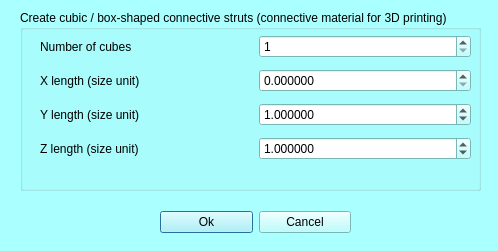
<?xml version="1.0" encoding="UTF-8"?>
<ui version="4.0">
 <class>mqCubeDialog</class>
 <widget class="QDialog" name="mqCubeDialog">
  <property name="geometry">
   <rect>
    <x>0</x>
    <y>0</y>
    <width>498</width>
    <height>251</height>
   </rect>
  </property>
  <property name="palette">
   <palette>
    <active>
     <colorrole role="WindowText">
      <brush brushstyle="SolidPattern">
       <color alpha="255">
        <red>0</red>
        <green>0</green>
        <blue>0</blue>
       </color>
      </brush>
     </colorrole>
     <colorrole role="Button">
      <brush brushstyle="SolidPattern">
       <color alpha="255">
        <red>170</red>
        <green>255</green>
        <blue>255</blue>
       </color>
      </brush>
     </colorrole>
     <colorrole role="Light">
      <brush brushstyle="SolidPattern">
       <color alpha="255">
        <red>255</red>
        <green>255</green>
        <blue>255</blue>
       </color>
      </brush>
     </colorrole>
     <colorrole role="Midlight">
      <brush brushstyle="SolidPattern">
       <color alpha="255">
        <red>212</red>
        <green>255</green>
        <blue>255</blue>
       </color>
      </brush>
     </colorrole>
     <colorrole role="Dark">
      <brush brushstyle="SolidPattern">
       <color alpha="255">
        <red>85</red>
        <green>127</green>
        <blue>127</blue>
       </color>
      </brush>
     </colorrole>
     <colorrole role="Mid">
      <brush brushstyle="SolidPattern">
       <color alpha="255">
        <red>113</red>
        <green>170</green>
        <blue>170</blue>
       </color>
      </brush>
     </colorrole>
     <colorrole role="Text">
      <brush brushstyle="SolidPattern">
       <color alpha="255">
        <red>0</red>
        <green>0</green>
        <blue>0</blue>
       </color>
      </brush>
     </colorrole>
     <colorrole role="BrightText">
      <brush brushstyle="SolidPattern">
       <color alpha="255">
        <red>255</red>
        <green>255</green>
        <blue>255</blue>
       </color>
      </brush>
     </colorrole>
     <colorrole role="ButtonText">
      <brush brushstyle="SolidPattern">
       <color alpha="255">
        <red>0</red>
        <green>0</green>
        <blue>0</blue>
       </color>
      </brush>
     </colorrole>
     <colorrole role="Base">
      <brush brushstyle="SolidPattern">
       <color alpha="255">
        <red>255</red>
        <green>255</green>
        <blue>255</blue>
       </color>
      </brush>
     </colorrole>
     <colorrole role="Window">
      <brush brushstyle="SolidPattern">
       <color alpha="255">
        <red>170</red>
        <green>255</green>
        <blue>255</blue>
       </color>
      </brush>
     </colorrole>
     <colorrole role="Shadow">
      <brush brushstyle="SolidPattern">
       <color alpha="255">
        <red>0</red>
        <green>0</green>
        <blue>0</blue>
       </color>
      </brush>
     </colorrole>
     <colorrole role="AlternateBase">
      <brush brushstyle="SolidPattern">
       <color alpha="255">
        <red>212</red>
        <green>255</green>
        <blue>255</blue>
       </color>
      </brush>
     </colorrole>
     <colorrole role="ToolTipBase">
      <brush brushstyle="SolidPattern">
       <color alpha="255">
        <red>255</red>
        <green>255</green>
        <blue>220</blue>
       </color>
      </brush>
     </colorrole>
     <colorrole role="ToolTipText">
      <brush brushstyle="SolidPattern">
       <color alpha="255">
        <red>0</red>
        <green>0</green>
        <blue>0</blue>
       </color>
      </brush>
     </colorrole>
    </active>
    <inactive>
     <colorrole role="WindowText">
      <brush brushstyle="SolidPattern">
       <color alpha="255">
        <red>0</red>
        <green>0</green>
        <blue>0</blue>
       </color>
      </brush>
     </colorrole>
     <colorrole role="Button">
      <brush brushstyle="SolidPattern">
       <color alpha="255">
        <red>170</red>
        <green>255</green>
        <blue>255</blue>
       </color>
      </brush>
     </colorrole>
     <colorrole role="Light">
      <brush brushstyle="SolidPattern">
       <color alpha="255">
        <red>255</red>
        <green>255</green>
        <blue>255</blue>
       </color>
      </brush>
     </colorrole>
     <colorrole role="Midlight">
      <brush brushstyle="SolidPattern">
       <color alpha="255">
        <red>212</red>
        <green>255</green>
        <blue>255</blue>
       </color>
      </brush>
     </colorrole>
     <colorrole role="Dark">
      <brush brushstyle="SolidPattern">
       <color alpha="255">
        <red>85</red>
        <green>127</green>
        <blue>127</blue>
       </color>
      </brush>
     </colorrole>
     <colorrole role="Mid">
      <brush brushstyle="SolidPattern">
       <color alpha="255">
        <red>113</red>
        <green>170</green>
        <blue>170</blue>
       </color>
      </brush>
     </colorrole>
     <colorrole role="Text">
      <brush brushstyle="SolidPattern">
       <color alpha="255">
        <red>0</red>
        <green>0</green>
        <blue>0</blue>
       </color>
      </brush>
     </colorrole>
     <colorrole role="BrightText">
      <brush brushstyle="SolidPattern">
       <color alpha="255">
        <red>255</red>
        <green>255</green>
        <blue>255</blue>
       </color>
      </brush>
     </colorrole>
     <colorrole role="ButtonText">
      <brush brushstyle="SolidPattern">
       <color alpha="255">
        <red>0</red>
        <green>0</green>
        <blue>0</blue>
       </color>
      </brush>
     </colorrole>
     <colorrole role="Base">
      <brush brushstyle="SolidPattern">
       <color alpha="255">
        <red>255</red>
        <green>255</green>
        <blue>255</blue>
       </color>
      </brush>
     </colorrole>
     <colorrole role="Window">
      <brush brushstyle="SolidPattern">
       <color alpha="255">
        <red>170</red>
        <green>255</green>
        <blue>255</blue>
       </color>
      </brush>
     </colorrole>
     <colorrole role="Shadow">
      <brush brushstyle="SolidPattern">
       <color alpha="255">
        <red>0</red>
        <green>0</green>
        <blue>0</blue>
       </color>
      </brush>
     </colorrole>
     <colorrole role="AlternateBase">
      <brush brushstyle="SolidPattern">
       <color alpha="255">
        <red>212</red>
        <green>255</green>
        <blue>255</blue>
       </color>
      </brush>
     </colorrole>
     <colorrole role="ToolTipBase">
      <brush brushstyle="SolidPattern">
       <color alpha="255">
        <red>255</red>
        <green>255</green>
        <blue>220</blue>
       </color>
      </brush>
     </colorrole>
     <colorrole role="ToolTipText">
      <brush brushstyle="SolidPattern">
       <color alpha="255">
        <red>0</red>
        <green>0</green>
        <blue>0</blue>
       </color>
      </brush>
     </colorrole>
    </inactive>
    <disabled>
     <colorrole role="WindowText">
      <brush brushstyle="SolidPattern">
       <color alpha="255">
        <red>85</red>
        <green>127</green>
        <blue>127</blue>
       </color>
      </brush>
     </colorrole>
     <colorrole role="Button">
      <brush brushstyle="SolidPattern">
       <color alpha="255">
        <red>170</red>
        <green>255</green>
        <blue>255</blue>
       </color>
      </brush>
     </colorrole>
     <colorrole role="Light">
      <brush brushstyle="SolidPattern">
       <color alpha="255">
        <red>255</red>
        <green>255</green>
        <blue>255</blue>
       </color>
      </brush>
     </colorrole>
     <colorrole role="Midlight">
      <brush brushstyle="SolidPattern">
       <color alpha="255">
        <red>212</red>
        <green>255</green>
        <blue>255</blue>
       </color>
      </brush>
     </colorrole>
     <colorrole role="Dark">
      <brush brushstyle="SolidPattern">
       <color alpha="255">
        <red>85</red>
        <green>127</green>
        <blue>127</blue>
       </color>
      </brush>
     </colorrole>
     <colorrole role="Mid">
      <brush brushstyle="SolidPattern">
       <color alpha="255">
        <red>113</red>
        <green>170</green>
        <blue>170</blue>
       </color>
      </brush>
     </colorrole>
     <colorrole role="Text">
      <brush brushstyle="SolidPattern">
       <color alpha="255">
        <red>85</red>
        <green>127</green>
        <blue>127</blue>
       </color>
      </brush>
     </colorrole>
     <colorrole role="BrightText">
      <brush brushstyle="SolidPattern">
       <color alpha="255">
        <red>255</red>
        <green>255</green>
        <blue>255</blue>
       </color>
      </brush>
     </colorrole>
     <colorrole role="ButtonText">
      <brush brushstyle="SolidPattern">
       <color alpha="255">
        <red>85</red>
        <green>127</green>
        <blue>127</blue>
       </color>
      </brush>
     </colorrole>
     <colorrole role="Base">
      <brush brushstyle="SolidPattern">
       <color alpha="255">
        <red>170</red>
        <green>255</green>
        <blue>255</blue>
       </color>
      </brush>
     </colorrole>
     <colorrole role="Window">
      <brush brushstyle="SolidPattern">
       <color alpha="255">
        <red>170</red>
        <green>255</green>
        <blue>255</blue>
       </color>
      </brush>
     </colorrole>
     <colorrole role="Shadow">
      <brush brushstyle="SolidPattern">
       <color alpha="255">
        <red>0</red>
        <green>0</green>
        <blue>0</blue>
       </color>
      </brush>
     </colorrole>
     <colorrole role="AlternateBase">
      <brush brushstyle="SolidPattern">
       <color alpha="255">
        <red>170</red>
        <green>255</green>
        <blue>255</blue>
       </color>
      </brush>
     </colorrole>
     <colorrole role="ToolTipBase">
      <brush brushstyle="SolidPattern">
       <color alpha="255">
        <red>255</red>
        <green>255</green>
        <blue>220</blue>
       </color>
      </brush>
     </colorrole>
     <colorrole role="ToolTipText">
      <brush brushstyle="SolidPattern">
       <color alpha="255">
        <red>0</red>
        <green>0</green>
        <blue>0</blue>
       </color>
      </brush>
     </colorrole>
    </disabled>
   </palette>
  </property>
  <property name="windowTitle">
   <string>Create 3D printing conective material</string>
  </property>
  <widget class="QWidget" name="layoutWidget">
   <property name="geometry">
    <rect>
     <x>160</x>
     <y>210</y>
     <width>191</width>
     <height>25</height>
    </rect>
   </property>
   <layout class="QHBoxLayout" name="horizontalLayout_2">
    <item>
     <widget class="QPushButton" name="ok">
      <property name="text">
       <string>Ok</string>
      </property>
     </widget>
    </item>
    <item>
     <widget class="QPushButton" name="cancel">
      <property name="text">
       <string>Cancel</string>
      </property>
     </widget>
    </item>
   </layout>
  </widget>
  <widget class="QGroupBox" name="groupBox">
   <property name="geometry">
    <rect>
     <x>20</x>
     <y>10</y>
     <width>461</width>
     <height>181</height>
    </rect>
   </property>
   <property name="title">
    <string>Create cubic / box-shaped connective struts (connective material for 3D printing)</string>
   </property>
   <widget class="QWidget" name="verticalLayoutWidget">
    <property name="geometry">
     <rect>
      <x>20</x>
      <y>20</y>
      <width>431</width>
      <height>136</height>
     </rect>
    </property>
    <layout class="QVBoxLayout" name="verticalLayout">
     <item>
      <layout class="QHBoxLayout" name="horizontalLayout_7">
       <item>
        <widget class="QLabel" name="label_6">
         <property name="text">
          <string>Number of cubes</string>
         </property>
        </widget>
       </item>
       <item>
        <widget class="QSpinBox" name="cubeNumber">
         <property name="minimum">
          <number>1</number>
         </property>
        </widget>
       </item>
      </layout>
     </item>
     <item>
      <layout class="QHBoxLayout" name="horizontalLayout_3">
       <item>
        <widget class="QLabel" name="label_2">
         <property name="text">
          <string>X length (size unit)</string>
         </property>
        </widget>
       </item>
       <item>
        <widget class="QDoubleSpinBox" name="sizeX">
         <property name="enabled">
          <bool>true</bool>
         </property>
         <property name="toolTip">
          <string>This value defines, for each point of the surface, the size of the sphere centered on that point which will be used to estimate local complexity</string>
         </property>
         <property name="decimals">
          <number>6</number>
         </property>
        </widget>
       </item>
      </layout>
     </item>
     <item>
      <layout class="QHBoxLayout" name="horizontalLayout">
       <item>
        <widget class="QLabel" name="label_3">
         <property name="text">
          <string>Y length (size unit)</string>
         </property>
        </widget>
       </item>
       <item>
        <widget class="QDoubleSpinBox" name="sizeY">
         <property name="decimals">
          <number>6</number>
         </property>
         <property name="minimum">
          <double>0.000000000000000</double>
         </property>
         <property name="maximum">
          <double>100.000000000000000</double>
         </property>
         <property name="singleStep">
          <double>0.500000000000000</double>
         </property>
         <property name="value">
          <double>1.000000000000000</double>
         </property>
        </widget>
       </item>
      </layout>
     </item>
     <item>
      <layout class="QHBoxLayout" name="horizontalLayout_4">
       <item>
        <widget class="QLabel" name="label_4">
         <property name="text">
          <string>Z length (size unit)</string>
         </property>
        </widget>
       </item>
       <item>
        <widget class="QDoubleSpinBox" name="sizeZ">
         <property name="decimals">
          <number>6</number>
         </property>
         <property name="minimum">
          <double>0.000000000000000</double>
         </property>
         <property name="maximum">
          <double>100.000000000000000</double>
         </property>
         <property name="singleStep">
          <double>0.500000000000000</double>
         </property>
         <property name="value">
          <double>1.000000000000000</double>
         </property>
        </widget>
       </item>
      </layout>
     </item>
    </layout>
   </widget>
  </widget>
 </widget>
 <resources>
  <include location="../Icons/icons.qrc"/>
  <include location="../Icons/icons.qrc"/>
 </resources>
 <connections/>
</ui>
